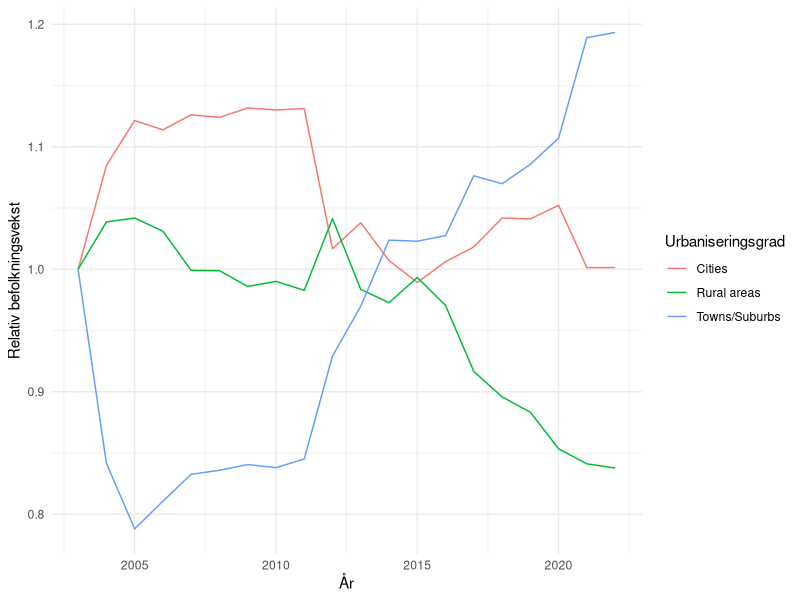
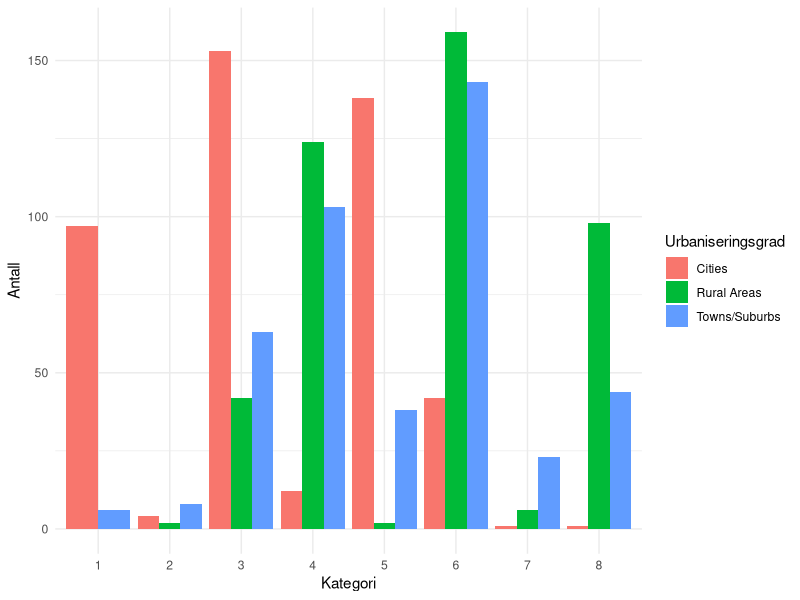
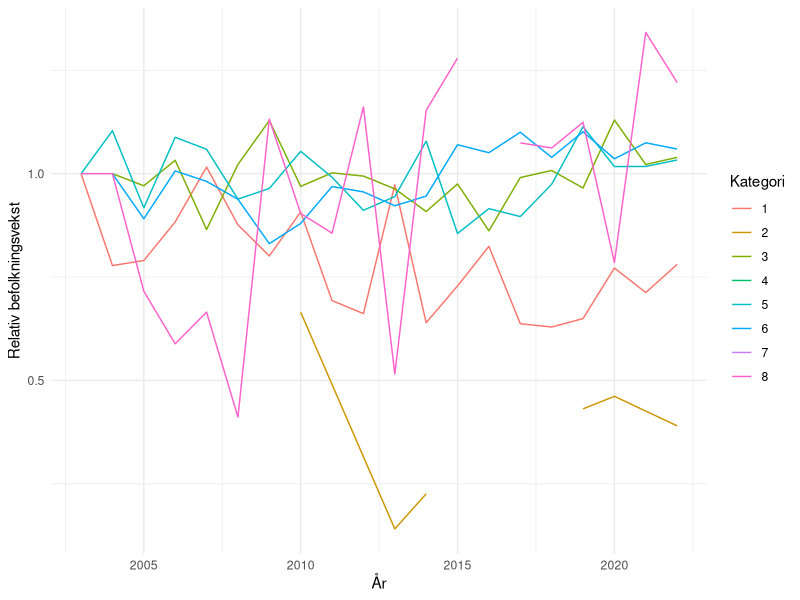
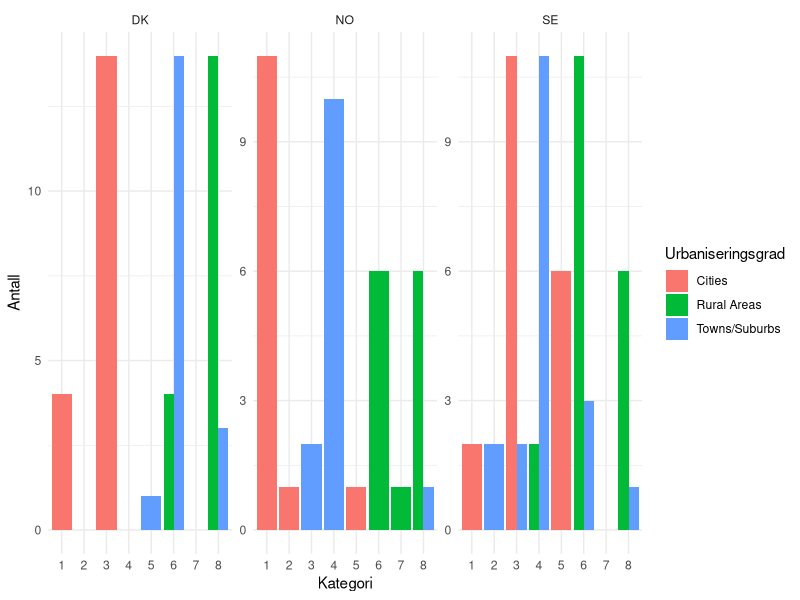
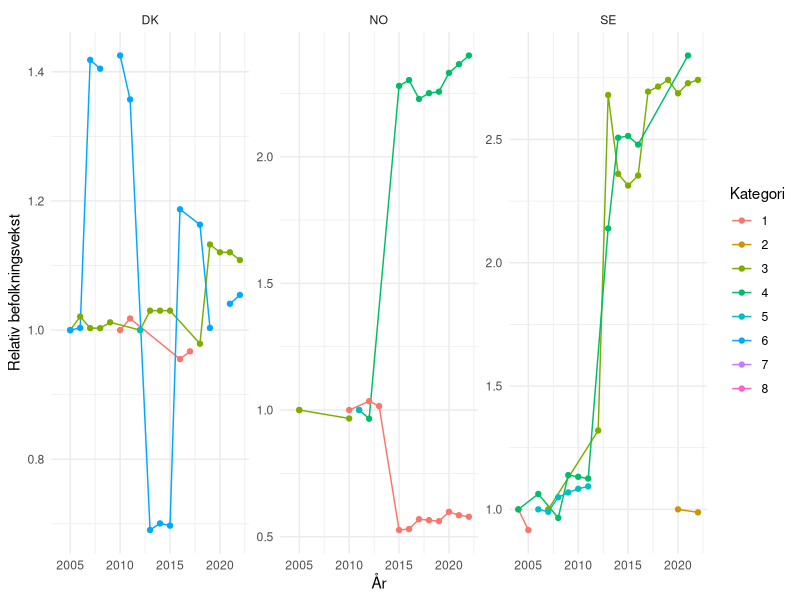

Write the R code that produced these figures, in order.
## ---- chunk 1
#| label: setup 
#| echo: false
#| output: false
#| message: false
library(tidyverse)
library(readxl)
library(dplyr)
library(ggplot2)
library(flextable)
## ---- chunk 2
#| echo: false
#| message: false
data <- read_csv("ilc_lvho01__custom_9371289_linear.csv") 
## ---- chunk 3
#| echo: false
data <- data |>
  select(geo, deg_urb, TIME_PERIOD, OBS_VALUE) |>
  filter(!(geo %in% c("LV", "MK", "HR", "RO", "RS", "CH", "AL", "IS"))) |>
  mutate(deg_urb = case_when(
    deg_urb == "DEG1" ~ "Cities",
    deg_urb == "DEG2" ~ "Towns/Suburbs",
    deg_urb == "DEG3" ~ "Rural areas"
  ))
## ---- chunk 4
#| echo: false
#| message: false
#| label: fig-gjsnitt-befolkning
#| fig-cap: "Relativ befolkningsvekst i perioden 2003-2022 fordelt på urbaniseringsgradene; cities, towns/suburbs, rural areas."

data %>%
  group_by(deg_urb, TIME_PERIOD) %>%
  summarise(mean_value = mean(OBS_VALUE)) %>%
  mutate(demeaned_value = mean_value/first(mean_value)) %>%
  ggplot(aes(x = TIME_PERIOD, y = demeaned_value, color = deg_urb)) +
  geom_line() +
  labs(x = "År",
       y = "Relativ befolkningsvekst",
       color = "Urbaniseringsgrad") +
  theme_minimal()

## ---- chunk 5
#| echo: false
subset_deg1 <- data |> 
  filter(deg_urb == "Cities")

subset_deg2 <- data |> 
  filter(deg_urb == "Towns/Suburbs")

subset_deg3 <- data |> 
  filter(deg_urb == "Rural areas")
## ---- chunk 6
#| echo: false
summary_deg1 <- subset_deg1 %>%
  summarise(
    min = sprintf("%.2f", min(OBS_VALUE)),
    median = sprintf("%.2f", median(OBS_VALUE)),
    mean = sprintf("%.2f", mean(OBS_VALUE)),
    max = sprintf("%.2f", max(OBS_VALUE)),
    variance = sprintf("%.2f", var(OBS_VALUE)),
    std.dev = sprintf("%.2f", sd(OBS_VALUE))
  ) 

summary_deg2 <- subset_deg2 %>%
  summarise(
    min = sprintf("%.2f", min(OBS_VALUE)),
    median = sprintf("%.2f", median(OBS_VALUE)),
    mean = sprintf("%.2f", mean(OBS_VALUE)),
    max = sprintf("%.2f", max(OBS_VALUE)),
    variance = sprintf("%.2f", var(OBS_VALUE)),
    std.dev = sprintf("%.2f", sd(OBS_VALUE))
  )

summary_deg3 <- subset_deg3 %>%
  summarise(
    min = sprintf("%.2f", min(OBS_VALUE)),
    median = sprintf("%.2f", median(OBS_VALUE)),
    mean = sprintf("%.2f", mean(OBS_VALUE)),
    max = sprintf("%.2f", max(OBS_VALUE)),
    variance = sprintf("%.2f", var(OBS_VALUE)),
    std.dev = sprintf("%.2f", sd(OBS_VALUE))
  )
## ---- chunk 7
#| echo: false
#| label: tbl-summary-degurb
#| tbl-cap: "Deskriptiv statistikk for befolkningsutviklingen i de tre urbaniseringsgradene: cities, towns/suburbs, rural areas."
summary_degurb <- bind_rows(
  mutate(summary_deg1, urbaniseringsgrad = "Cities"),
  mutate(summary_deg2, urbaniseringsgrad = "Towns/Suburbs"),
  mutate(summary_deg3, urbaniseringsgrad = "Rural Areas")
) %>%
  select(urbaniseringsgrad, everything()
) %>%
  flextable() |>
  width(1, width = 1.5) |> 
  width(2, width = 0.8)

summary_degurb
## ---- chunk 8
#| echo: false
#| message: false
data1 <- read_csv("arbeidskraft.csv") |> 
  select(arbeidsvekst = OBS_VALUE, geo, age, deg_urb, TIME_PERIOD)

data2 <- read_csv("arbeidsledighet1.csv") |> 
  select(arbeidsledig = OBS_VALUE, geo,age, deg_urb, TIME_PERIOD)

data3 <- read_csv("huspris.csv") |> 
  select(huspris = OBS_VALUE, geo, deg_urb, TIME_PERIOD)
## ---- chunk 9
#| echo: false
arbeidsvekst <- data1 |>
  filter(age == "Y15-64") |>
  filter(!(geo %in% c("LV", "MK", "HR", "RO", "RS", "CH", "AL", "IS"))) |>
  mutate(deg_urb = case_when(
    deg_urb == "DEG1" ~ "Cities",
    deg_urb == "DEG2" ~ "Towns/Suburbs",
    deg_urb == "DEG3" ~ "Rural Areas",
    TRUE ~ as.character(deg_urb)
  ))
## ---- chunk 10
#| echo: false
arbeidsledig <- data2 |> 
  filter(age == "Y15-64") |>
  filter(!(geo %in% c("LV", "MK", "HR", "RO", "RS", "CH", "AL", "IS"))) |>
  mutate(deg_urb = case_when(
    deg_urb == "DEG1" ~ "Cities",
    deg_urb == "DEG2" ~ "Towns/Suburbs",
    deg_urb == "DEG3" ~ "Rural Areas",
    TRUE ~ as.character(deg_urb) 
  ))
## ---- chunk 11
#| echo: false
huspris <- data3 |> 
  filter(!(geo %in% c("LV", "MK", "HR", "RO", "RS", "CH", "AL", "IS"))) |>
  mutate(deg_urb = case_when(
    deg_urb == "DEG1" ~ "Cities",
    deg_urb == "DEG2" ~ "Towns/Suburbs",
    deg_urb == "DEG3" ~ "Rural Areas",
    TRUE ~ as.character(deg_urb)  # Beholder andre verdier uendret
  ))
## ---- chunk 12
#| echo: false
join <- arbeidsvekst |> 
  left_join(arbeidsledig, join_by(geo, TIME_PERIOD, deg_urb))

join1 <- join |> 
  left_join(huspris, join_by(geo, TIME_PERIOD, deg_urb))

maindata <- join1 |> 
  left_join(data, join_by(geo, TIME_PERIOD, deg_urb)) |>
  select(geo, deg_urb, TIME_PERIOD, OBS_VALUE, arbeidsledig, arbeidsvekst, huspris)
## ---- chunk 13
#| echo: false
maindata <- maindata %>%
  group_by(geo, TIME_PERIOD) %>%
  mutate(arb.ledig.geo.mean = mean(arbeidsledig, na.rm = TRUE), huspris.geo.mean = mean(huspris, na.rm = TRUE), arb.vekst.geo.mean = mean(arbeidsvekst, na.rm = TRUE))
## ---- chunk 14
#| echo: false
maindata <- maindata %>%
  mutate(classification = case_when(
    arbeidsledig > arb.ledig.geo.mean & arbeidsvekst > arb.vekst.geo.mean & huspris > huspris.geo.mean ~ "1.høy arbeisledighet, høy arbeidsvekst, høy huspris",
    arbeidsledig > arb.ledig.geo.mean & arbeidsvekst > arb.vekst.geo.mean & huspris <= huspris.geo.mean ~ "2.høy arbeisledighet, høy arbeidsvekst, lav huspris",
    arbeidsledig > arb.ledig.geo.mean & arbeidsvekst <= arb.vekst.geo.mean & huspris > huspris.geo.mean ~ "3.høy arbeisledighet, lav arbeidsvekst, høy huspris",
    arbeidsledig > arb.ledig.geo.mean & arbeidsvekst <= arb.vekst.geo.mean & huspris <= huspris.geo.mean ~ "4.høy arbeisledighet, lav arbeidsvekst, lav huspris",
    arbeidsledig <= arb.ledig.geo.mean & arbeidsvekst > arb.vekst.geo.mean & huspris > huspris.geo.mean ~ "5.lav arbeisledighet, høy arbeidsvekst, høy huspris",
    arbeidsledig <= arb.ledig.geo.mean & arbeidsvekst > arb.vekst.geo.mean & huspris <= huspris.geo.mean ~ "6.lav arbeisledighet, høy arbeidsvekst, lav huspris",
    arbeidsledig <= arb.ledig.geo.mean & arbeidsvekst <= arb.vekst.geo.mean & huspris > huspris.geo.mean ~ "7.lav arbeisledighet, lav arbeidsvekst, høy huspris",
    arbeidsledig <= arb.ledig.geo.mean & arbeidsvekst <= arb.vekst.geo.mean & huspris <= huspris.geo.mean ~ "8. lav arbeisledighet, lav arbeidsvekst, lav huspris")
  )  %>%
  filter(!is.na(classification))
## ---- chunk 15
#| echo: false
maindata <- maindata %>%
  mutate(classification_nr = case_when(
    arbeidsledig > arb.ledig.geo.mean & arbeidsvekst > arb.vekst.geo.mean & huspris > huspris.geo.mean ~ "1",
    arbeidsledig > arb.ledig.geo.mean & arbeidsvekst > arb.vekst.geo.mean & huspris <= huspris.geo.mean ~ "2",
    arbeidsledig > arb.ledig.geo.mean & arbeidsvekst <= arb.vekst.geo.mean & huspris > huspris.geo.mean ~ "3",
    arbeidsledig > arb.ledig.geo.mean & arbeidsvekst <= arb.vekst.geo.mean & huspris <= huspris.geo.mean ~ "4",
    arbeidsledig <= arb.ledig.geo.mean & arbeidsvekst > arb.vekst.geo.mean & huspris > huspris.geo.mean ~ "5",
    arbeidsledig <= arb.ledig.geo.mean & arbeidsvekst > arb.vekst.geo.mean & huspris <= huspris.geo.mean ~ "6",
    arbeidsledig <= arb.ledig.geo.mean & arbeidsvekst <= arb.vekst.geo.mean & huspris > huspris.geo.mean ~ "7",
    arbeidsledig <= arb.ledig.geo.mean & arbeidsvekst <= arb.vekst.geo.mean & huspris <= huspris.geo.mean ~ "8")
  )  %>%
  filter(!is.na(classification)) 
## ---- chunk 16
#| echo: false
maindata <- maindata %>%
  select(geo, deg_urb, TIME_PERIOD, OBS_VALUE, arbeidsledig, arbeidsvekst, huspris, arb.ledig.geo.mean, arb.vekst.geo.mean, huspris.geo.mean, classification_nr, classification)
## ---- chunk 17
#| echo: false
#| message: false
#| label: fig-stolpediagram
#| fig-cap: "Urbaniseringsgradene cities, towns/suburbs og rural areas fordelt på kategoriene i klassifiseringsmetodikken av Andresson, Håkonsen og Thorsen (2023)."
stolpediagram <- ggplot(maindata, aes(x = as.factor(classification_nr), fill = deg_urb)) +
  geom_bar(position = "dodge", stat = "count") +
  labs(x = "Kategori",
       y = "Antall",
       fill = "Urbaniseringsgrad") +
  theme_minimal()

# Vis stolpediagrammet
print(stolpediagram)
## ---- chunk 18
#| echo: false
#| message: false
#| warning: false
#| label: fig-linjediagram
#| fig-cap: "Relativ befolkningsvekst i kategoriene i klassifiseringsmetodikken til Andresson, Håkonsen og Thorsen (2023) i perioden 2003 til 2022"
maindata %>%
  group_by(classification_nr, TIME_PERIOD) %>%
  summarise(mean_value = mean(OBS_VALUE, na.rm = TRUE)) %>%
    mutate(demeaned_value = mean_value/first(mean_value)) %>%
  ggplot(aes(x = TIME_PERIOD, y = demeaned_value, color = classification_nr)) +
  geom_line() +
  labs(x = "År",
       y = "Relativ befolkningsvekst",
       color = "Kategori") +
  theme_minimal()
## ---- chunk 19
#| echo: false
#| message: false
#| warning: false
#| label: fig-stolpediagram2
#| fig-cap: "Urbaniseringsgradene cities, towns/suburbs og rural areas fordelt på kategoriene i klassifiseringsmetodikken av Andresson, Håkonsen og Thorsen (2023) for landene Danmark, Norge og Sverige."

stolpediagram2 <- ggplot(filter(maindata, geo %in% c("NO", "SE", "DK")), aes(x = as.factor(classification_nr), fill = deg_urb)) +
  geom_bar(position = "dodge", stat = "count") +
  labs(x = "Kategori",
       y = "Antall", 
       fill = "Urbaniseringsgrad") +
  theme_minimal() +
  facet_wrap(~ geo, scales = "free_y")

print(stolpediagram2)
## ---- chunk 20
#| echo: false
#| message: false
#| warning: false
#| label: fig-skandinavia
#| fig-cap: "Relativ befolkningsvekst i kategoriene i klassifiseringsmetodikken til Andresson, Håkonsen og Thorsen (2023) i perioden 2003 til 2022 for Danmark, Norge og Sverige"

maindata %>%
  filter(geo %in% c("DK", "NO", "SE")) %>%
  group_by(geo, classification_nr, TIME_PERIOD) %>%
  summarise(mean_value = mean(OBS_VALUE, na.rm = TRUE)) %>%
  mutate(demeaned_value = mean_value / first(mean_value)) %>%
  ggplot(aes(x = TIME_PERIOD, y = demeaned_value, color = classification_nr)) +
  geom_line() +
  geom_point() +
  labs(x = "År",
       y = "Relativ befolkningsvekst",
       color = "Kategori") +
  theme_minimal() +
  facet_wrap(~geo, scales = "free_y")


## ---- chunk 21
# Antar at datasettet ditt heter main_data
# Hvis ikke, erstatt main_data med riktig datasett navn

gjennomsnitt_kat6_danmark <- maindata %>%
  filter(geo == "DK" & classification_nr == 6) %>%
  summarise(mean_value = mean(OBS_VALUE, na.rm = TRUE)) %>%
  pull(mean_value)

# Skriv ut gjennomsnittet for kategori 6 i Danmark
print(paste("Gjennomsnitt av observasjoner i kategori 6 for Danmark: ", gjennomsnitt_kat6_danmark))
